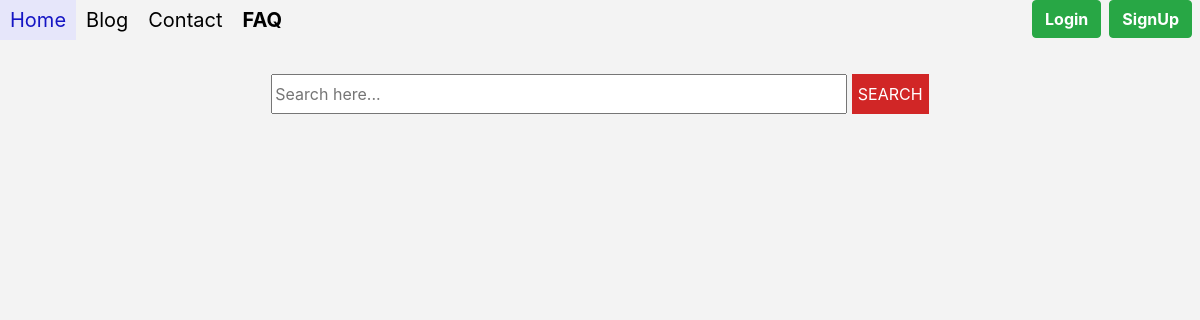
Page /faq/ on the earlier database version.
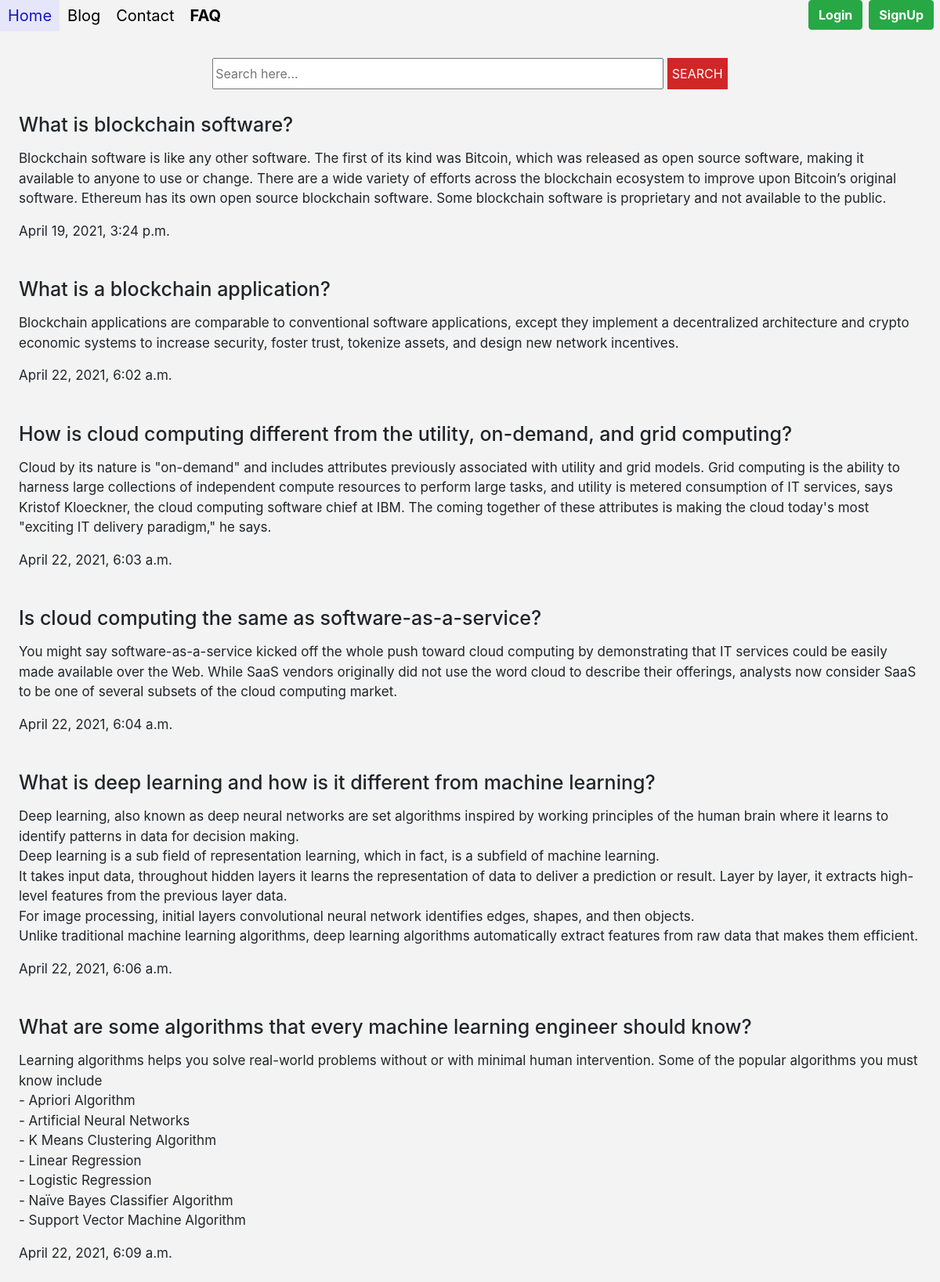
Same page on the later database version.
### app/models.py (models this page shows, shortened)
class Faq(models.Model):
    sno = models.AutoField(primary_key=True)
    subject = models.CharField(max_length=255)
    question = models.TextField()
    answer = models.TextField()
    timestamp = models.DateTimeField(
        blank=True, default=datetime.now())

### app/views.py (the view)
# urls.py: path('faq/', views.faq_view, name='faq'),
def faq_view(request, *args, **kwargs):
    allFaqs = Faq.objects.all()
    context = {
        'allFaqs': allFaqs
    }
    return render(request, "app/faq.html", context)

### app/templates/app/faq.html (shortened to what this page needs)
{% extends 'app/base.html' %}
{% block faqactive %}active{% endblock faqactive %}
    {% block content %}
    <body class="rest">
        <div id = "fa">
         <form method="GET" action="/faqsearch" class="form">
            <input type="text" placeholder="Search here..." size="50" required name = "query" id ="query">
            <button type="submit">Search</button>
        </form>
        {% for faq in allFaqs %}
        <h4>{{faq.question}}</h4>
        <p>{{faq.answer|urlize|linebreaks}}</p>
        <p>{{faq.timestamp}}</p>
        {% endfor %}
        </div>
        {% endblock content %}

### app/templates/app/base.html (shortened to what this page needs)
{% load static %}
<!DOCTYPE html>
<html lang="en">
  <head>
    <link
      href="{% static './css/style.css' %}"
      rel="stylesheet"
      type="text/css"
    />
    <link
      rel="stylesheet"
      href="https://stackpath.bootstrapcdn.com/bootstrap/4.3.1/css/bootstrap.min.css"
    />
    <header class="header">
      <div>
        <nav>
          <ul class="navigation">
            <li>
              <a
                class="{% block homeactive %}{% endblock homeactive %}"
                href="../home"
                >Home</a
              >
            </li>
            <li>
              <a
                class="{% block blogactive %}{% endblock blogactive %}"
                href="../blog"
                >Blog</a
              >
            </li>
            <li>
              <a
                class="{% block contactactive %}{% endblock contactactive %}"
                href="../contact"
                >Contact</a
              >
            </li>
            <li>
              <a
                class="{% block faqactive %}{% endblock faqactive %}"
                href="../faq"
                >FAQ</a
              >
            </li>
            {% if user.is_authenticated %}
            <ul class="navbar-nav">
              <li class="nav-item dropdown">
                <a
                  class="nav-link dropdown-toggle"
                  href="#"
                  role="button"
                  data-toggle="dropdown"
                  aria-haspopup="true"
                  aria-expanded="false"
                  style="float: right"
                >
                  {{request.user}}</a
                >
                <div class="dropdown-menu" aria-labelledby="navbarDropdown">
                  <a class="dropdown-item" href="/logout">Logout</a>
                </div>
              </li>
            </ul>
            {% else %}
            <button
              type="button"
              class="btn btn-success mr-2"
              data-toggle="modal"
              data-target="#signupModal"
              style="float: right; font-weight: bold"
            >
              SignUp
            </button>
            <button
              type="button"
              class="btn btn-success mr-2"
              data-toggle="modal"
              data-target="#loginModal"
              style="float: right; font-weight: bold"
            >
              Login
            </button>
            {% endif %}
          </ul>
        </nav>
      </div>
    </header>
  </head>
  <body>
    {% block content %}{% endblock content %}
  </body>
</html>

### staticfiles/css/style.css (style rules this page uses)
.navigation { position: fixed; top: 0; width: 100%; z-index: 300; }
body { padding-top: 50px; }
.header ul { list-style-type: none; margin: 0; padding: 0; background-color: rgb(243, 243, 243); font-size: 20px; }
.header ul li { float: left; }
.header ul li a { display: block; color: black; text-align: center; padding: 5px 10px; text-decoration: none; }
.active { font-weight: 650; }
.rest { padding-top: 50px; background-color: rgb(243, 243, 243); }
.rest .head, .rest .para, .rest .form { text-align: center; }
.rest .form button { overflow: visible; height: 40px; border: 0; color: #fff; text-transform: uppercase; background: #d12626; }
.rest .form input { height: 40px; width: 50%; }
#fa { margin: 50px 250px 50px 250px; }
#fa h4 { padding-top: 30px; font-size: 25px; }
#fa p { font-size: 17px; }
@media screen and (max-width: 1300px) { .rest #fa { margin: 2%; } }

Differences in the rows shown:
added Faq: question "What is blockchain software?", answer "Blockchain software is like any other software. The first of its kind was Bitcoin, which was released as open source software, making it available to anyone to use or change. There are a wide variety of efforts across the blockchain ecosystem to improve upon Bitcoin’s original software. Ethereum has its own open source blockchain software. Some blockchain software is proprietary and not available to the public.", timestamp "April 19, 2021, 3:24 p.m."
added Faq: question "What is a blockchain application?", answer "Blockchain applications are comparable to conventional software applications, except they implement a decentralized architecture and crypto economic systems to increase security, foster trust, tokenize assets, and design new network incentives.", timestamp "April 22, 2021, 6:02 a.m."
added Faq: question "How is cloud computing different from the utility, on-demand, and grid computing?", answer "Cloud by its nature is \"on-demand\" and includes attributes previously associated with utility and grid models. Grid computing is the ability to harness large collections of independent compute resources to perform large tasks, and utility is metered consumption of IT services, says Kristof Kloeckner, the cloud computing software chief at IBM. The coming together of these attributes is making the cloud today's most \"exciting IT delivery paradigm,\" he says.", timestamp "April 22, 2021, 6:03 a.m."
added Faq: question "Is cloud computing the same as software-as-a-service?", answer "You might say software-as-a-service kicked off the whole push toward cloud computing by demonstrating that IT services could be easily made available over the Web. While SaaS vendors originally did not use the word cloud to describe their offerings, analysts now consider SaaS to be one of several subsets of the cloud computing market.", timestamp "April 22, 2021, 6:04 a.m."
added Faq: question "What is deep learning and how is it different from machine learning?", answer "Deep learning, also known as deep neural networks are set algorithms inspired by working principles of the human brain where it learns to identify patterns in data for decision making. Deep learning is a sub field of representation learning, which in fact, is a subfield of machine learning. It takes input data, throughout hidden layers it learns the representation of data to deliver a prediction or result. Layer by layer, it extracts high-level features from the previous layer data. For image processing, initial layers convolutional neural network identifies edges, shapes, and then objects. Unlike traditional machine learning algorithms, deep learning algorithms automatically extract…", timestamp "April 22, 2021, 6:06 a.m."
added Faq: question "What are some algorithms that every machine learning engineer should know?", answer "Learning algorithms helps you solve real-world problems without or with minimal human intervention. Some of the popular algorithms you must know include - Apriori Algorithm - Artificial Neural Networks - K Means Clustering Algorithm - Linear Regression - Logistic Regression - Naïve Bayes Classifier Algorithm - Support Vector Machine Algorithm", timestamp "April 22, 2021, 6:09 a.m."
